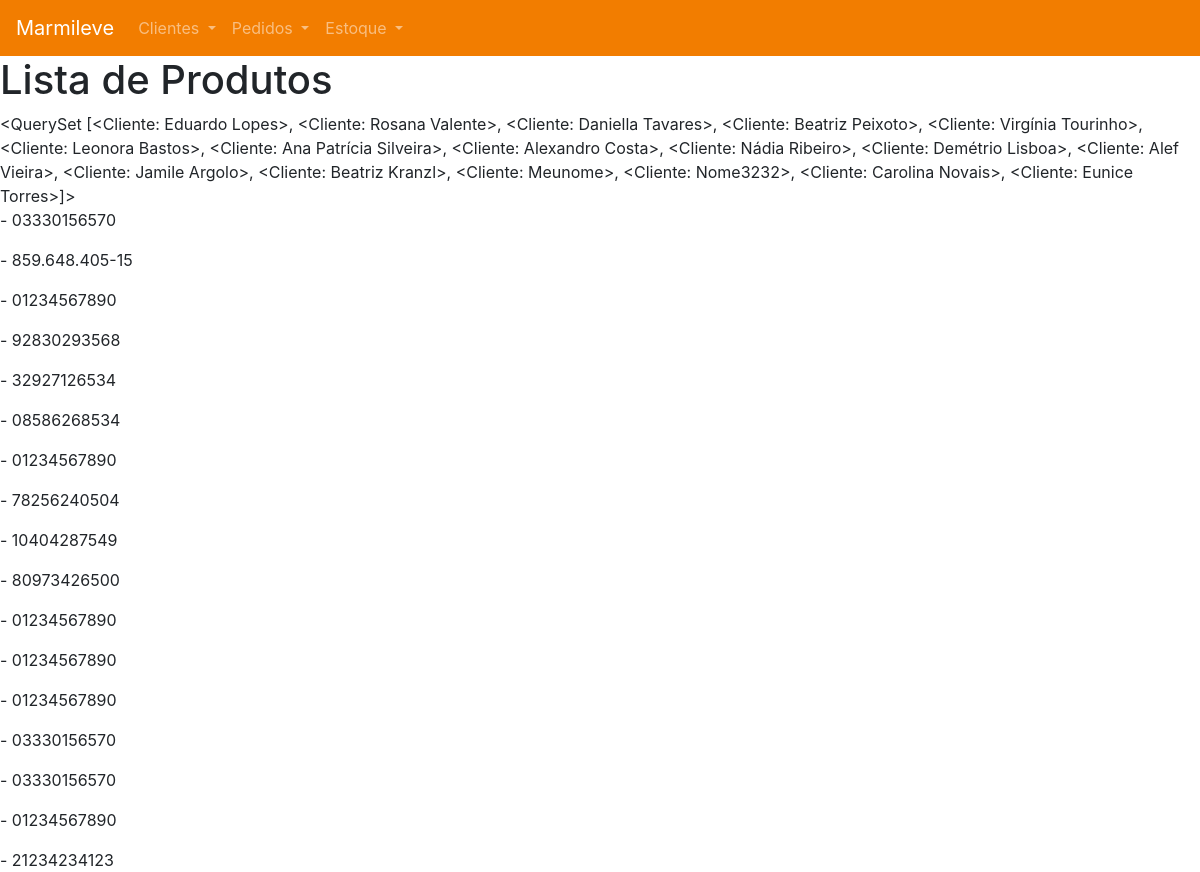
The app's page /productview/, older data.
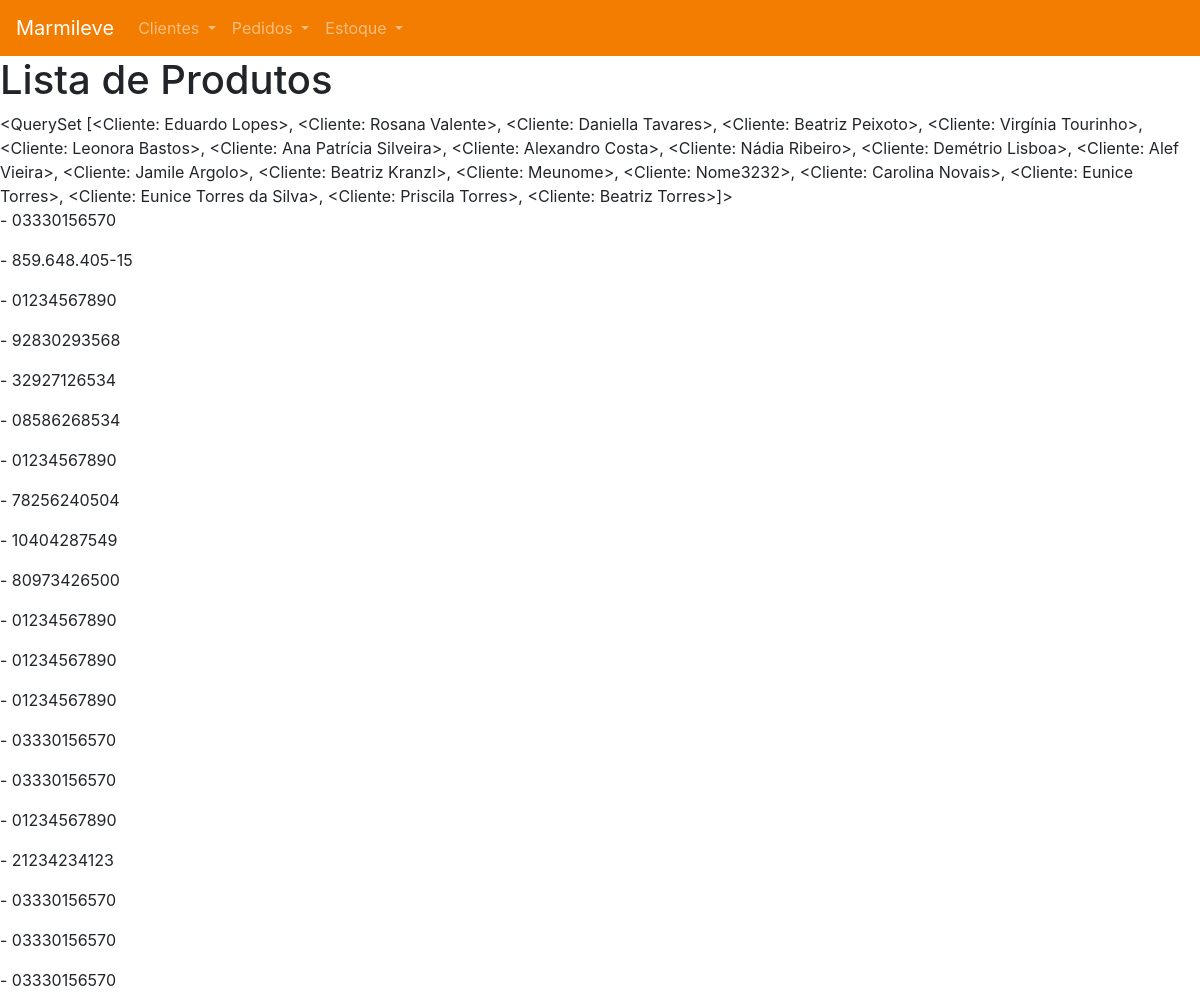
The same page, newer data.
### sitemarmileve/models.py (models this page shows)
class Cliente(models.Model):
    nome = models.CharField(max_length=200, unique=True)
    email = models.EmailField()
    telefone = models.CharField(max_length=11)
    cpf = models.CharField(max_length=200)
    def __str__(self):
        return str(self.nome)

### sitemarmileve/views.py (the view)
# urls.py: path('productview/', product_list_view),
def product_list_view(request):
    queryset = Cliente.objects.all()
    context = {'object_list': queryset}
    template_name = 'sitemarmileve/productview.html'
    return render(request, template_name, context)

### sitemarmileve/templates/sitemarmileve/productview.html
{% extends 'sitemarmileve/base.html' %}
{% block content %}
<h1>Lista de Produtos</h1>
{{ object_list }}
{% for i in object_list %}
<p><a href="/clientelookup/{{i.id}}">{{i.nome_text}}</a> - {{ i.cpf }}</p>
{% endfor %}
{% endblock %}

### sitemarmileve/templates/sitemarmileve/base.html (shortened to what this page needs)
<!DOCTYPE html>
<html>
<head>
	{% load static %}
    <link rel="stylesheet" href="https://stackpath.bootstrapcdn.com/bootstrap/4.1.3/css/bootstrap.min.css">
    <link rel="stylesheet" href="{% static 'css/estilo.css' %}">
</head>
<body>
{% include 'sitemarmileve/navbar.html' %}
{% block content %}{% endblock %}
</body>
</html>

### sitemarmileve/templates/sitemarmileve/navbar.html (shortened to what this page needs)
{% load static %}
<nav class="navbar navbar-expand-lg navbar-dark" id="main-navbar">
    <a class="navbar-brand" href="../../../../../">Marmileve</a>
    <div class="collapse navbar-collapse" id="navbarSupportedContent" >
        <ul class="navbar-nav mr-auto">
            <li class="nav-item dropdown">
                <a class="nav-link dropdown-toggle" href="../../../../../cliente/" id="navbarDropdown" role="button" data-toggle="dropdown"
                   aria-haspopup="true" aria-expanded="false">
                    Clientes
                </a>
            </li>
            <li class="nav-item dropdown">
                <a class="nav-link dropdown-toggle" href="../../../../../pedido/" id="navbarDropdown" role="button" data-toggle="dropdown"
                   aria-haspopup="true" aria-expanded="false">
                    Pedidos
                </a>
            </li>
            <li class="nav-item dropdown">
                <a class="nav-link dropdown-toggle" href="#" id="navbarDropdown" role="button" data-toggle="dropdown"
                   aria-haspopup="true" aria-expanded="false">
                    Estoque
                </a>
            </li>
        </ul>
    </div>
</nav>

### sitemarmileve/static/css/estilo.css (style rules this page uses)
#main-navbar { background-color: #f27d00; color: #FFF; }
html, body { height: 100%; }

Row changes from the older to the newer data that the page shows:
computed for Cliente: nome.nome "…Carolina Novais>, <Cliente: Eunice Torres>]>" → "…Carolina Novais>, <Cliente: Eunice Torres>, <Cliente: Eunice Torres da Silva>, <Cliente: Priscila Torres>, <Cliente: Beatriz Torres>]>"
added Cliente: cpf "03330156570"
added Cliente: cpf "03330156570"
added Cliente: cpf "03330156570"
